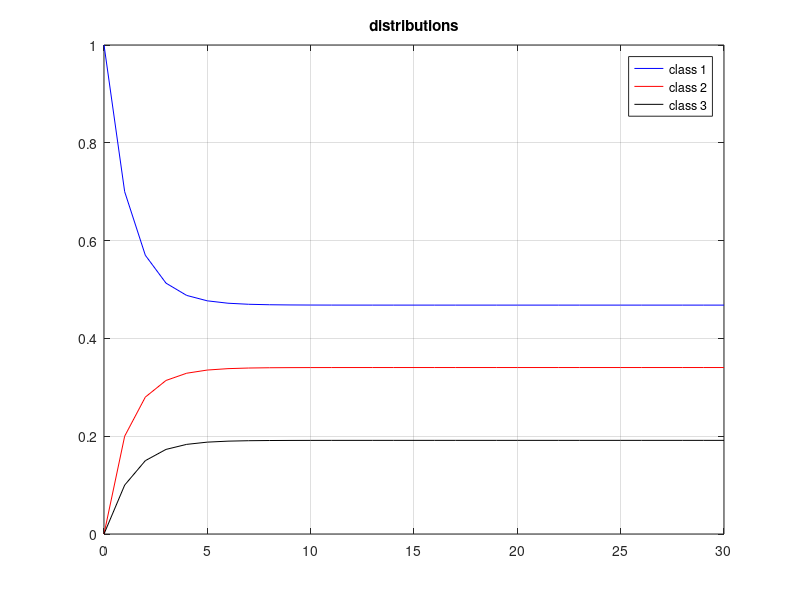

MATLAB code for this plot:
clear
clc

P = [0.7,0.2,0.1;0.3,0.5,0.2;0.2,0.4,0.4];

Total_Gen_No = 30;
Vec_ini = [1,0,0];
% Vec_ini = [0,0,1];

gens = 1:Total_Gen_No;
Vec_current = Vec_ini;
Vec_all = Vec_ini;
for i = gens
    Vec_current = Vec_current*P;
    Vec_all = [Vec_all; Vec_current];
end

gens = [0, gens];

figure(1)
plot(gens, Vec_all(:, 1), 'b'), grid on, hold on
plot(gens, Vec_all(:, 2), 'r'), grid on, hold on
plot(gens, Vec_all(:, 3), 'k'), grid on, hold on
xlim([0,Total_Gen_No])
ylim([0,1])
legend('class 1', 'class 2', 'class 3')
title('distributions')
